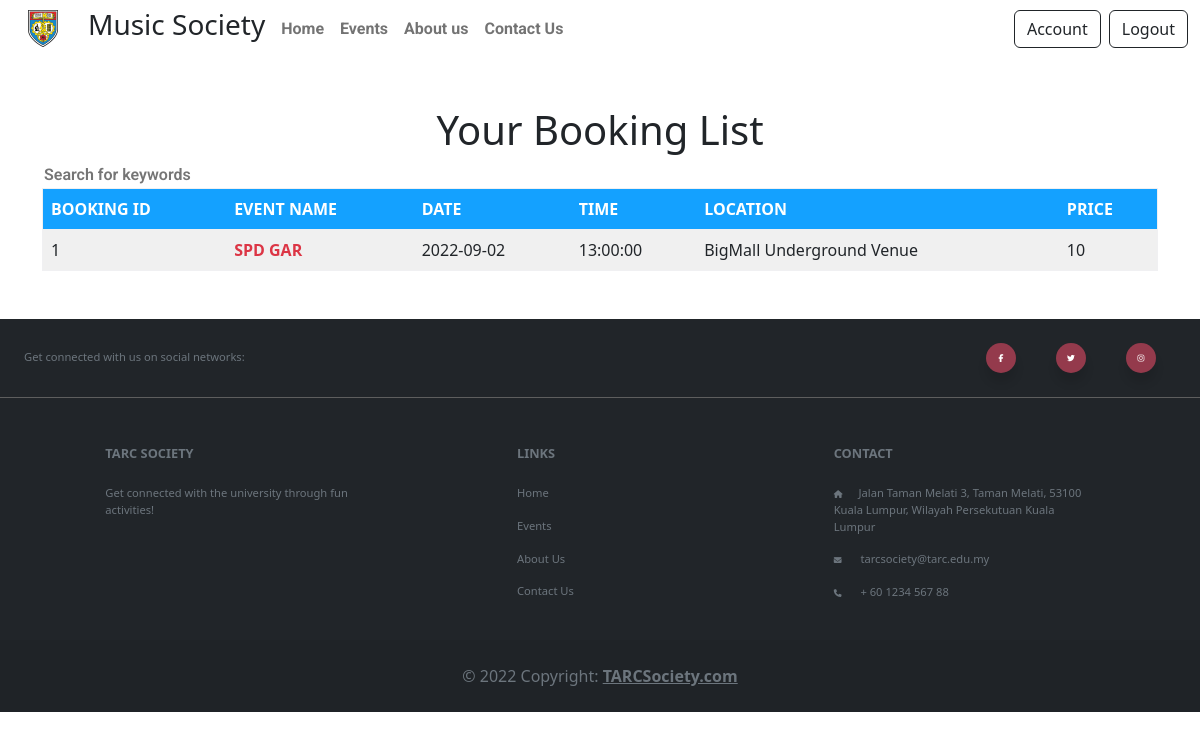
The app's page /booking-list.php (signed in) with its own data.
### tables this page shows
CREATE TABLE `booking` (
  `Booking_ID` int(11) NOT NULL,
  `Event_ID` int(11) NOT NULL,
  `User_ID` int(11) NOT NULL,
  `Quantity` int(11) NOT NULL,
  `payment_method` varchar(30) NOT NULL,
  `cc_number` varchar(30) NOT NULL,
  `student_id` varchar(30) NOT NULL,
  `Date_Purchased` date NOT NULL DEFAULT current_timestamp()
);

CREATE TABLE `event` (
  `Event_ID` int(11) NOT NULL,
  `Event_Name` varchar(50) NOT NULL,
  `Event_Image` mediumblob NOT NULL,
  `Event_Desc` longtext NOT NULL,
  `Date` date NOT NULL,
  `Time` time NOT NULL,
  `Location` varchar(30) NOT NULL,
  `Price` double NOT NULL,
  `Seat` int(255) NOT NULL
);

### booking-list.php (the view, shortened to what this page needs)
<?php
require("PHP_modules/conn.php");
?>
<!DOCTYPE html>
<html lang="en">
<head>
    <link rel="stylesheet" href="CSS/main.css">
    <link rel="stylesheet" href="https://cdn.jsdelivr.net/npm/bootstrap@5.2.0/dist/css/bootstrap.min.css">
</head>
<body>
    <?php require("PHP_modules/Navigation.php") ?>
    <h1 class="text-center mt-5">Your Booking List</h1>
    <div class="booking-list container mb-5">
        <table class="table table" style="border:1px solid #f0f0f2">
            <div class="d-flex" style="width:40%;">
                <input type="text ps-5 pe-5" style="width:100%;border:none;font-family: 'Roboto';font-weight: 600;" placeholder='Search for keywords'></input>
            </div>
            <tbody>
            <tr class="text-white" style="background-color: #14a1ff;">
                    <th class="fw-bold">BOOKING ID</th>
                    <td class="fw-bold">EVENT NAME</td>
                    <td class="fw-bold">DATE</td>
                    <td class="fw-bold">TIME</td>
                    <td class="fw-bold">LOCATION</td>
                    <td class="fw-bold">PRICE</td>
            </tr>
                <?php
                $sql = "SELECT * FROM Booking INNER JOIN Event ON Event.Event_ID = Booking.Event_ID WHERE User_ID = " . $_SESSION["userID"];
                $result = $mysqli->query($sql);
                $row = $result->fetch_assoc();
                for ($i = 0; $i < mysqli_num_rows($result); $i++) {
                    echo ('
                        <tr style="background-color:#f0f0f0;">
                        <td>' . $row['Booking_ID'] . '</td>
                        <td class="fw-semibold text-danger">' . $row['Event_Name'] . '</td>
                        <td class="fw-light">' . $row['Date'] . '</td>
                        <td class="fw-light">' . $row['Time'] . '</td>
                        <td class="fw-light">' . $row['Location'] . '</td>
                        <td class="fw-light">' . $row['Price'] . '</td>
                        </tr>
                    ');
                }
                ?>
            </tbody>
        </table>
    </div>
    <?php require("PHP_modules/footer.php") ?>
</body>
</html>

### CSS/main.css (style rules this page uses)
@media only screen and (min-width: 992px) { h1 { font-size: 10.0rem; } }
@media only screen and (max-width: 1400px) { h1 { font-size: 1.0rem; } }

### records on screen
booking: Booking_ID "1", Event_ID.Event_Name "SPD GAR", Event_ID.Date "2022-09-02", Event_ID.Time "13:00:00", Event_ID.Location "BigMall Underground Venue", Event_ID.Price "10"
